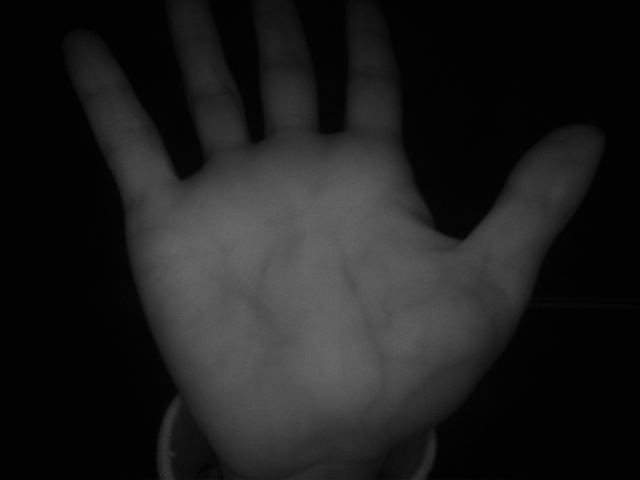
#> input picture plam_git/palm_data/566/566_1.bmp, 640 x 480 px; its folder holds only this picture in this run
$ python palm_roi_enhance.py   (older library calls are emulated)
#> lines starting #> are read from the running program, lines starting #| are printed output that depends on the picture; after the words box and inside, x2 and y2 are one past the last pixel; in counts of white or black regions, pixels touching at a corner belong together
### plam_git/function.py

import cv2
import numpy as np
from matplotlib import pyplot as plt
"""
练手作业，如果可以，要不给个Star,谢谢啦  o(*≧▽≦)ツ
欢迎校友交流 By松仔松仔松仔松
"""

# 绘制图像的直方图 / 用于直方图均衡化
# [5 lines left out: function hist_show, not called in this run]

# 二值化
def OTSU(gray):
    '''
    输入 gray 灰度图 cv2.COLOR_BGR2GRAY 读取保存阈值化后的图到 ./OTSU/OTSU_565_{}.png'.format(i)
    输出 阈值化后的图像
    将图像高级的阈值分割 区分前景和后景
    https://www.cnblogs.com/april0315/p/13576778.html
    '''
    ret, th1 = cv2.threshold(gray, 0, 255, cv2.THRESH_OTSU)  # 方法选择为THRESH_OTSU
    '''
    threshold 阈值分割
    (原始图，用于对像素值进行分类，分配给超过阈值的像素值的最大值，类型）
    ret1 = 阈值
    th = 图片
    '''
    plt.imshow(th1, "gray")
    plt.title("OTSU,threshold is " + str(ret)), plt.xticks([]), plt.yticks([])
    plt.close()
    # plt.savefig('./OTSU/OTSU_565_{}.png'.format(i))
    return th1,ret

# 手掌roi
def roi_plam(image, th1):
    '''
    输入 image 手掌原图  th1 阈值化后图原图
    输出 output roi_手掌和原图
    截取手掌的掌心部分
    '''
    import math
    roi_img = image.copy()
    # 1.先画出一个圆
    distance = cv2.distanceTransform(th1, cv2.DIST_L2, 5, cv2.CV_32F)
    # th1 是阈值化后的图
    # Calculates the distance to the closest zero pixel for each pixel of the source image.
    maxdist = 0
    # rows,cols = img.shape
    for i in range(distance.shape[0]):
        for j in range(distance.shape[1]):
            dist = distance[i][j]
            if maxdist < dist:
                x = j
                y = i
                maxdist = dist
    # 思路是遍历找一个点 让这个点距离其他黑色部分（背景）的距离最大
    print(x, y)
    roi = cv2.circle(image, (x, y), math.ceil(maxdist), (255, 100, 255), 1, 8, 0)
    '''
    图像展示画好手掌的内切圆
    cv2.imshow('roi',roi)
    cv2.waitKey()
    cv2.destroyAllWindows()
    '''

    # 2.开始画圆的内接正方形
    half_slide = maxdist * math.cos(math.pi / 4)
    (left, right, top, bottom) = ((x - half_slide),
                                  (x + half_slide), (y - half_slide), (y + half_slide))
    p1 = (int(left), int(top))
    p2 = (int(right), int(bottom))
    cv2.rectangle(image, p1, p2, (77, 255, 9), 1, 1)
    roi_img = roi_img[int(top):int(bottom), int(left):int(right)]

    return image, roi_img

# 展示图片
# [11 lines left out: function show_picture, not called in this run]

# 全局直方图均衡
def equalizeHist_for_rgbpicture_rgb(img_for_equalizeHist):
    '''
    输入 img_for_equalizeHist 待图像均衡化的彩色图像 原图 （对应 roi_img） 输入是rgb图
    输出 rgb图
    直方图均衡化是使图像直方图变得平坦的操作。直方图均衡化能够有效地解决图像整体过暗、过亮的问题，增加图像的清晰度
    https://blog.csdn.net/missyougoon/article/details/81632166
    https://blog.csdn.net/Ibelievesunshine/article/details/104922449
    原始图像的灰度直方图从比较集中的某个灰度区间变成在全部灰度范围内的均匀分布
    缺点：
 　 1）变换后图像的灰度级减少，某些细节消失；
 　 2）某些图像，如直方图有高峰，经处理后对比度不自然的过分增强。
    https://blog.csdn.net/jyt1129/article/details/63685165
    '''
    (b, g, r) = cv2.split(img_for_equalizeHist)
    bH = cv2.equalizeHist(b)
    gH = cv2.equalizeHist(g)
    rH = cv2.equalizeHist(r)
    # 合并每一个通道
    result = cv2.merge((bH, gH, rH))
    return result

# 自适应局部直方图均衡
def equalizeHist_for_rgbpicture_CLAHE(img):
    '''
    输入 img rgb原图
    输出 enhanced_img 增强后的rgb图
    自适应直方图均衡化(AHE)用来提升图像的对比度的一种计算机图像处理技术。
    和普通的直方图均衡算法不同，AHE算法通过计算图像的局部直方图，然后重新分布亮度来来改变图像对比度。
    '''
    # 直接对 RBG 图像进行自适应局部直方图均衡化，对每个通道进行均衡化
    clahe = cv2.createCLAHE(clipLimit=2.0, tileGridSize=(8,8)) # create a CLAHE object (Arguments are optional).
    (B, G, R) = cv2.split(img)
    R, G, B = clahe.apply(R), clahe.apply(G), clahe.apply(B)
    enhanced_img = cv2.merge([B,G,R])
    # [4 lines of commented-out code are left out]
    return enhanced_img

# 灰度世界算法 调节白平衡
def Gray_World_Algorithm(img):
    '''
    输入 img rgb原图
    输出 Gray World Algorithm 图像增强
    该假设认为：对于一幅有着大量色彩变化的图像，三个分量的平均值趋于同一灰度值。
    自然界景物对于光线的平均反射的均值在总体上是个定值，这个定值近似地为“灰色”。
    灰度世界算法将这一假设强制应用于待处理图像，可以从图像中消除环境光的影响，获得原始场景图像。
    一般有两种方法确定Gray值：
    (1) 使用固定值，对于8位的图像(0~255)通常取128作为灰度值 Gray
    (2) 计算增益系数,分别计算三通道的平均值 avgR，avgG，avgB，则：Gray=(avgR+avgG+avgB)/3
    接着，计算增益系数 kr=Gray/avgR , kg=Gray/avgG , kb=Gray/avgB。利用计算出的增益系数，重新计算每个像素值，构成新的图片
    https://blog.csdn.net/Code_Mart/article/details/97918174
    '''
    # 取三通道的平均值作为灰度值
    avgB = np.average(img[:, :, 0])
    avgG = np.average(img[:, :, 1])
    avgR = np.average(img[:, :, 2])
    avg = (avgB + avgG + avgR) / 3

    result = np.zeros(img.shape,dtype=np.uint8)
    result[:, :, 0] = np.minimum(img[:, :, 0] * (avg / avgB), 255)
    result[:, :, 1] = np.minimum(img[:, :, 1] * (avg / avgG), 255)
    result[:, :, 2] = np.minimum(img[:, :, 2] * (avg / avgR), 255)
    return result

# 自动白平衡调节算法
def Automatic_White_Balance(img):
    '''
    输入 原图rgb
    输出 图像增强后的 自动白平衡 rgb 图
    假设图像中 R, G, B 最高灰度值对应于图像中的白点，
    最低灰度值的对应于图像中最暗的点；其余像素点利用 (ax+b) 映射函数把彩色图像中 R, G, B 三个通道内的像素灰度值映射到[0.255]的范围内。
    '''
    result = cv2.cvtColor(img,cv2.COLOR_BGR2LAB)
    avg_a = np.average(result[:, :, 1])
    avg_b = np.average(result[:, :, 2])

    for x in range(result.shape[0]):
        for y in range(result.shape[1]):
            l, a, b = result[x, y, :]
            l*=100/255.0
            result[x,y,1] = a - (avg_a-128)*(1/100.0)*1.1
            result[x,y,2] = a - (avg_b-128)*(1/100.0)*1.1
    result = cv2.cvtColor(result,cv2.COLOR_LAB2BGR)
    return result

# 两图对比展示
# [6 lines left out: function Compared_with_oiginal_img, not called in this run]

# single scale retinex
def ssr(img, sigma):
    '''
    Retinex算法所做的就是合理地估计图像中各个位置的噪声，并除去它
    https://blog.csdn.net/wsp_1138886114/article/details/83096109
    https://juejin.cn/post/6844903647231344653
    https://github.com/JanetLau0310/Medical-Image-Enhancement/blob/master/method_retinex.ipynb
    '''
    temp = cv2.GaussianBlur(img, (0,0), sigma)
    # 叠加一个高斯噪声
    gaussian = np.where(temp==0, 0.01, temp)
    # 当某处像素值为0时，将该处值变为0.01，其余部分不变
    img_ssr = np.log10(img+0.01) - np.log10(gaussian)
    # 亮度图像 = log10原始图像 - log10叠加入射光的图像
    # https://blog.csdn.net/ajianyingxiaoqinghan/article/details/71435098
    return img_ssr

# 带颜色恢复的MSR方法MSRCR
def msrcr(img, sigma,dynamic):
    '''
    带颜色恢复的MSR方法MSRCR(Multi-Scale Retinex with Color Restoration)
    局部对比度提高，亮度与真实场景相似
    '''
    img_msrcr = np.zeros_like(img*1.0)
    img = ssr(img,sigma)

    img_arr = img
    mean = np.mean(img_arr)
    sum1 = img_arr.sum()
    img_arr2 = img_arr * img_arr
    sum2 = img_arr2.sum()
    var_squ = sum2 - 2*mean*sum1 + 1024*1024*mean*mean
    var = np.sqrt(var_squ)
    Min = mean - dynamic*var
    Max = mean + dynamic*var
    for i in range(img.shape[0]):
        for j in range(img.shape[1]):
            for k in range(img.shape[2]):
                img_msrcr[i][j][k] = (img[i][j][k] - Min) / (Max-Min)*255
                # 溢出判断
                # 如果有溢出将值还原回[0,255]范围中
                if img_msrcr[i][j][k] > 255:
                    img_msrcr[i][j][k] = 255
                if img_msrcr[i][j][k] < 0:
                    img_msrcr[i][j][k] = 0
    return img_msrcr

# Gaborl 滤波
def build_filters():
    """ returns a list of kernels in several orientations
    """
    filters = []
    ksize = 31  #gaborl尺度 这里是一个
    for theta in np.arange(np.pi / 6, np.pi, np.pi / 6):   #gaborl方向 0 45 90 135 角度尺度的不同会导致滤波后图像不同
        params = {'ksize':(ksize, ksize), 'sigma':3.3, 'theta':theta, 'lambd':18.3,
                  'gamma':4.5, 'psi':0.89, 'ktype':cv2.CV_32F}
        #gamma越大核函数图像越小，条纹数不变，sigma越大 条纹和图像都越大
        #psi这里接近0度以白条纹为中心，180度时以黑条纹为中心
        #theta代表条纹旋转角度
        #lambd为波长 波长越大 条纹越大
        kern = cv2.getGaborKernel(**params)  #创建内核
        '''
        输入 img rgb图
        输出 滤波后的图
        Gabor滤波器可以在频域上不同尺度、不同方向上提取相关的特征
        Ksize: 滤波器的尺寸
        Sigma : 高斯函数的标准差
        Theta: 高斯函数
        Lambd: 余弦函数的波长
        Gamma: 高斯函数的宽高比，因为是二维高斯函数
        Psi： 余弦函数的相位
        '''
        kern /= 1.5*kern.sum()
        filters.append((kern,params))
    return filters

# 滤波过程
def Gabor_process(img, filters):
    """
    returns the img filtered by the filter list
    """
    accum = np.zeros_like(img)   #初始化img一样大小的矩阵
    for kern,params in filters:
        fimg = cv2.filter2D(img, cv2.CV_8UC3, kern)   #2D滤波函数  kern为其滤波模板
        np.maximum(accum, fimg, accum)  #参数1与参数2逐位比较  取大者存入参数3  这里就是将纹理特征显化更加明显
    return accum

# 检验并创建文件夹
import os
def mkdir(path):
    # 去除首位空格
    path=path.strip()
    # 去除尾部 \ 符号
    path=path.rstrip("\\")
    isExists=os.path.exists(path)
    if not isExists:
        # 如果不存在则创建目录
        # 创建目录操作函数
        os.makedirs(path)
        print (path +' 创建成功')
        return True
    else:
        # 如果目录存在则不创建，并提示目录已存在
        print (path +' 目录已存在')
        return False

# 图像腐蚀
# 实测不用比较好
# [5 lines left out: function Erosion, not called in this run]

# 模板匹配_定义法
import collections
# [123 lines left out: functions match_template, match_cv2_temlate, match_compareHist, Wireframe_plots, matshow_3d, LBP_Cal and 2 more, not called in this run]

# 单张图的直方图和累计曲线计算与输出
from skimage import exposure # 图像处理包
# [10 lines left out: function hist, not called in this run]

# 这个是分割成 2*4 格的LBP 这里我没有用,因为不分割同样效果很好
# 这里的 LBP_hist 和 normalization 都是用于学习参考
from skimage import feature
# [46 lines left out: functions LBP_hist, normalization, rotate, not called in this run]


### plam_git/palm_roi_enhance.py

import cv2
import numpy as np
from matplotlib import pyplot as plt
import function
from function import show_picture

for i in range(1,31):
    image = cv2.imread("./palm_data/566/566_{}.bmp".format(i))
#> image is the input picture: shape (480, 640, 3); min 2, max 107, mean 29.7
    gray = cv2.cvtColor(image, cv2.COLOR_BGR2GRAY)
    # 取灰度图

    th1,ret = function.OTSU(gray)
#> in OTSU, `ret, th1 = cv2.threshold(gray, 0, 255, cv2.THRESH_OTSU)`:
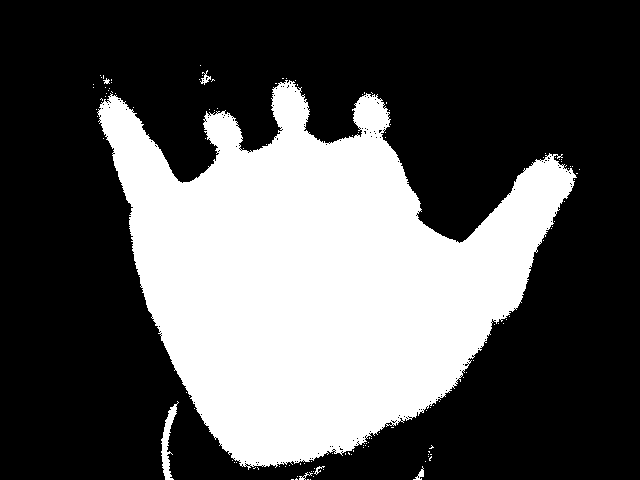
#> th1: shape (480, 640); 33.7% white; 127 white regions (120 under 20 px), largest, box (x1, y1, x2, y2) and area: (97, 80, 577, 470) 102612, (161, 401, 179, 480) 521, (200, 70, 211, 85) 62
#> in OTSU, `ret, th1 = cv2.threshold(gray, 0, 255, cv2.THRESH_OTSU)`: ret = 40
#> ret = 40
    # 二值化
    function.mkdir(".\palm_OTSU\\")
    cv2.imwrite("./palm_OTSU/566_{}.bmp".format(i), th1)
    # show_picture(th1)

    image, roi_img = function.roi_plam(image, th1)
#> after the loop in roi_plam, `for i in range(distance.shape[0]):`: maxdist = 142.3; x = 303; y = 302
#| 303 302
#> in roi_plam, `half_slide = maxdist * math.cos(math.pi / 4)`: half_slide = 100.6
#> in roi_plam, `(left, right, top, bottom) = ((x - half_slide), (x + half_slide), (y -..`: left = 202.4; right = 403.6; top = 201.4; bottom = 402.6
#> in roi_plam, `p1 = (int(left), int(top))`: p1 = (202, 201)
#> in roi_plam, `p2 = (int(right), int(bottom))`: p2 = (403, 402)
#> in roi_plam, `cv2.rectangle(image, p1, p2, (77, 255, 9), 1, 1)`: image: shape (480, 640, 3); mean B, G, R 30.2, 30.2, 30
    # 提取手掌ROI
    function.mkdir(".\palm_roi_with_symbol\\")
    cv2.imwrite("./palm_roi_with_symbol/566_{}.bmp".format(i), image)
    function.mkdir(".\palm_roi\\")
    cv2.imwrite("./palm_roi/566_{}.bmp".format(i), roi_img)


    '''
    图像增强
    '''
    equalizeHist_img_rgb = function.equalizeHist_for_rgbpicture_rgb(roi_img)
#> in equalizeHist_for_rgbpicture_rgb, `bH = cv2.equalizeHist(b)`:
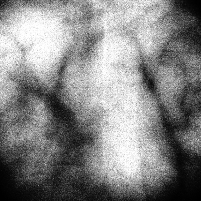
#> bH: shape (201, 201); min 0, max 255, mean 132.7
    # 全局直方图均衡化
    # show_picture(equalizeHist_img_rgb)
    function.mkdir(".\palm_equalizeHist\\")
    cv2.imwrite("./palm_equalizeHist/566_{}.bmp".format(i), equalizeHist_img_rgb)

    equalizeHist_img_rgb_CLAHE = function.equalizeHist_for_rgbpicture_CLAHE(roi_img)
    # 自适应直方图均衡化(CLAHE)
    # show_picture(equalizeHist_img_rgb_CLAHE)
    function.mkdir(".\palm_equalizeHist_CLAHE\\")
    cv2.imwrite("./palm_equalizeHist_CLAHE/566_{}.bmp".format(i), equalizeHist_img_rgb_CLAHE)

    Gray_World_Algorithm_img_rgb = function.Gray_World_Algorithm(roi_img)
#> in Gray_World_Algorithm, `avgB = np.average(img[:, :, 0])`: avgB = 88.64
#> in Gray_World_Algorithm, `result[:, :, 1] = np.minimum(img[:, :, 1] * (avg / avgG), 255)`:
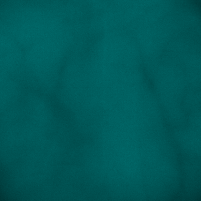
#> result: shape (201, 201, 3); mean B, G, R 88.6, 88.6, 0
    # 灰度世界算法
    # show_picture(Gray_World_Algorithm_img_rgb)
    function.mkdir(".\palm_Gray_World_Algorithm\\")
    cv2.imwrite("./palm_Gray_World_Algorithm/566_{}.bmp".format(i), Gray_World_Algorithm_img_rgb)

    Automatic_White_Balance_img_rgb = function.Automatic_White_Balance(roi_img)
#> in Automatic_White_Balance, `result = cv2.cvtColor(img,cv2.COLOR_BGR2LAB)`: result: shape (201, 201, 3); mean of channels 0, 1, 2 96.1, 128, 128
#> in Automatic_White_Balance, `avg_a = np.average(result[:, :, 1])`: avg_a = 128
    # 自动白平衡算法
    # show_picture(Automatic_White_Balance_img_rgb)
    function.mkdir(".\palm_Automatic_White_Balance\\")
    cv2.imwrite("./palm_Automatic_White_Balance/566_{}.bmp".format(i), Automatic_White_Balance_img_rgb)

    # [6 lines of commented-out code are left out]
    sigma = 30
    ## 指定尺度（模糊的半径）
    dy = 2
    #Dynamic取值越小，图像的对比度越强。
    #一般来说Dynamic取值2-3之间能取得较为明显的增强效果
    retinex_msrcr = function.msrcr(equalizeHist_img_rgb_CLAHE, sigma,dy)
#> in ssr, `img_ssr = np.log10(img+0.01) - np.log10(gaussian)`:
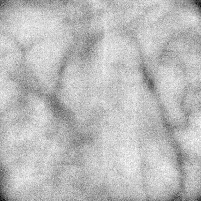
#> img_ssr: shape (201, 201, 3) float64; min -0.321, max 0.111, mean -0.00279; drawn with min black and max white
#> in msrcr, `mean = np.mean(img_arr)`: mean = -0.00279
#> in msrcr, `sum1 = img_arr.sum()`: sum1 = -338.2
#> in msrcr, `img_arr2 = img_arr * img_arr`:
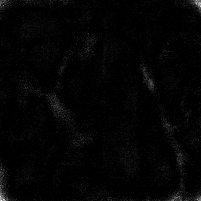
#> img_arr2: shape (201, 201, 3) float64; min 1.71e-09, max 0.103, mean 0.00186; drawn with min black and max white
#> in msrcr, `sum2 = img_arr2.sum()`: sum2 = 225.8
#> in msrcr, `var_squ = sum2 - 2*mean*sum1 + 1024*1024*mean*mean`: var_squ = 232.1
#> in msrcr, `var = np.sqrt(var_squ)`: var = 15.24
#> in msrcr, `Min = mean - dynamic*var`: Min = -30.47
#> in msrcr, `Max = mean + dynamic*var`: Max = 30.47
    cv2.normalize(retinex_msrcr, retinex_msrcr, 0, 255, cv2.NORM_MINMAX)
    Retinex_img_rgb = cv2.convertScaleAbs(retinex_msrcr)
    # function.Compared_with_oiginal_img(roi_img, Retinex_img_rgb)
    function.mkdir(".\palm_Retinex\\")
    cv2.imwrite("./palm_Retinex/566_{}.bmp".format(i), Retinex_img_rgb)

    # Gabor滤波
    filters = function.build_filters()
    Gabor_img = function.Gabor_process(Retinex_img_rgb, filters)
#> after the loop in Gabor_process, `for kern,params in filters:`:
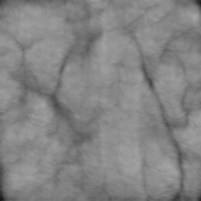
#> accum: shape (201, 201, 3); min 22, max 166, mean 131.9
    # function.Compared_with_oiginal_img(roi_img, Gabor_img)
    # function.Compared_with_oiginal_img(Retinex_img_rgb, Gabor_img)
    function.mkdir(".\palm_Gabor\\")
    cv2.imwrite("./palm_Gabor/566_{}.bmp".format(i), Gabor_img)

    Gabor_img_gray = cv2.cvtColor(Gabor_img, cv2.COLOR_BGR2GRAY)
    # OTSU 找阈值
    th_OTSU,ret_OTSU = function.OTSU(Gabor_img_gray)
#> in OTSU (call 2), `ret, th1 = cv2.threshold(gray, 0, 255, cv2.THRESH_OTSU)`:
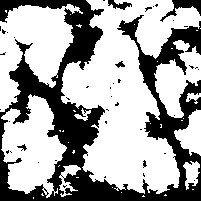
#> th1: shape (201, 201); 65% white; 42 black regions (37 under 20 px), largest, box (x1, y1, x2, y2) and area: (0, 0, 201, 201) 13492, (160, 0, 201, 22) 302, (108, 0, 132, 10) 118, (115, 61, 125, 68) 36, (17, 144, 27, 151) 30
#> in OTSU (call 2), `ret, th1 = cv2.threshold(gray, 0, 255, cv2.THRESH_OTSU)`: ret = 128
#> ret_OTSU = 128
    # 阈值化
    print("ret_OTSU",ret_OTSU)
#| ret_OTSU 128.0
    # inverse 阈值化
    ret, binary = cv2.threshold(Gabor_img_gray, ret_OTSU, 255, cv2.THRESH_BINARY_INV)
#> ret = 128
    # 腐蚀
    # binary = function.Erosion(binary)
    # show_picture(binary)
    function.mkdir(".\palm_Gabor_binary\\")
    cv2.imwrite("./palm_Gabor_binary/566_{}.bmp".format(i), binary)

    ret, binary = cv2.threshold(binary, ret_OTSU, 255, cv2.THRESH_BINARY_INV)
    # show_picture(binary)

    print(binary.shape)
#| (201, 201)
#> (the run stopped early here; a loop or call above may not have finished)
